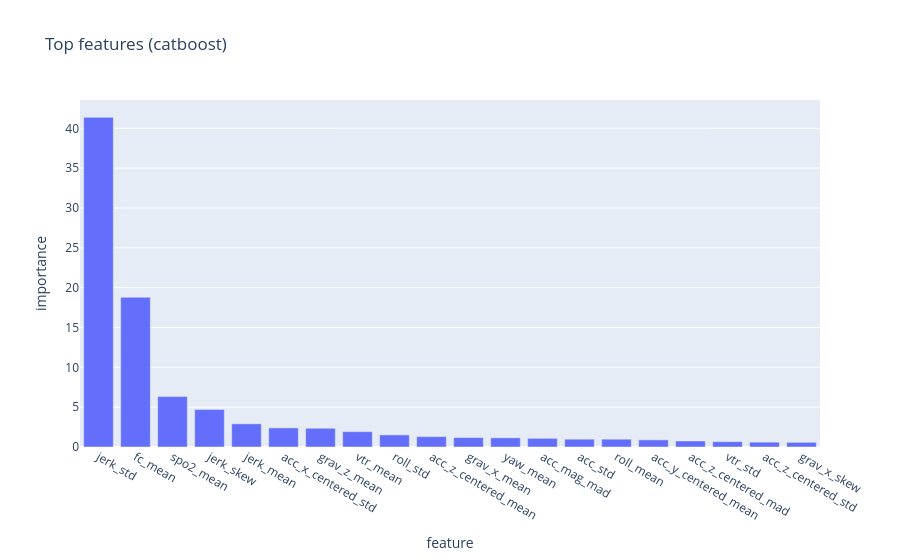
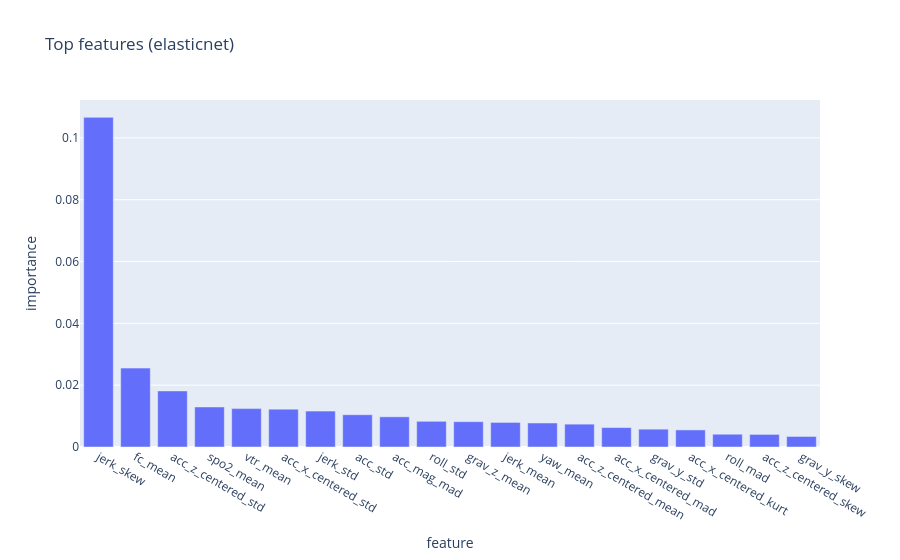
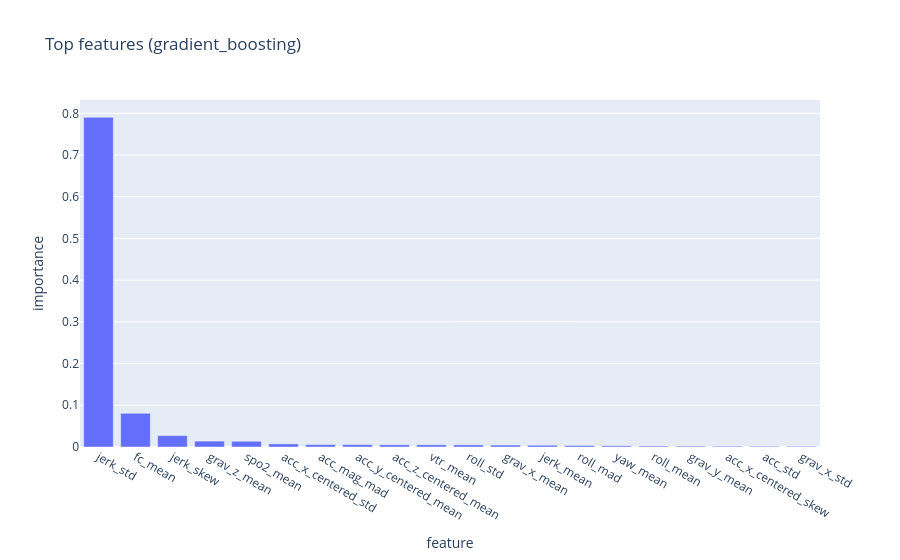

Notebook source saved alongside these figures, in order:
### Markdown cell above
### 4. Feature Importance

### Code cell
import joblib
import numpy as np

available_models = sorted(summary_df["model"].unique())
for model_name in available_models:
    model_path = models_dir / f"{model_name}_best.joblib"
    if not model_path.exists():
        print(f"Model artifact not found for {model_name}.")
        continue

    pipeline = joblib.load(model_path)
    model = pipeline.named_steps["model"]

    importances = getattr(model, "feature_importances_", None)
    if importances is None:
        coef = getattr(model, "coef_", None)
        if coef is not None:
            importances = np.abs(np.ravel(coef))
        else:
            print(f"{model_name} does not expose feature importances or coefficients.")
            continue

    feature_names = (
        feature_columns
        if feature_columns is not None and len(feature_columns) == len(importances)
        else [f"f{i}" for i in range(len(importances))]
    )

    fi = (
        pd.DataFrame({"feature": feature_names, "importance": importances})
        .sort_values("importance", ascending=False)
        .head(20)
    )

    px.bar(fi, x="feature", y="importance", title=f"Top features ({model_name})").show()

### Figure 1 — Plotly figure (JSON) as saved in the notebook; plotly's stock layout.template omitted (floating-point values rounded to 4 significant figures)
{"data": [{"hovertemplate": "feature=%{x}<br>importance=%{y}<extra></extra>", "legendgroup": "", "marker": {"color": "#636efa", "pattern": {"shape": ""}}, "name": "", "orientation": "v", "showlegend": false, "textposition": "auto", "type": "bar", "x": ["jerk_std", "fc_mean", "spo2_mean", "jerk_skew", "jerk_mean", "acc_x_centered_std", "grav_z_mean", "vtr_mean", "roll_std", "acc_z_centered_mean", "grav_x_mean", "yaw_mean", "acc_mag_mad", "acc_std", "roll_mean", "acc_y_centered_mean", "acc_z_centered_mad", "vtr_std", "acc_z_centered_std", "grav_x_skew"], "xaxis": "x", "y": [41.37, 18.8, 6.33, 4.706, 2.912, 2.394, 2.351, 1.926, 1.519, 1.302, 1.182, 1.152, 1.085, 0.9807, 0.9796, 0.8963, 0.7522, 0.6667, 0.6075, 0.5827], "yaxis": "y"}], "layout": {"barmode": "relative", "legend": {"tracegroupgap": 0}, "title": {"text": "Top features (catboost)"}, "xaxis": {"anchor": "y", "domain": [0, 1], "title": {"text": "feature"}}, "yaxis": {"anchor": "x", "domain": [0, 1], "title": {"text": "importance"}}}}

### Figure 2 — Plotly figure (JSON) as saved in the notebook; plotly's stock layout.template omitted (floating-point values rounded to 4 significant figures)
{"data": [{"hovertemplate": "feature=%{x}<br>importance=%{y}<extra></extra>", "legendgroup": "", "marker": {"color": "#636efa", "pattern": {"shape": ""}}, "name": "", "orientation": "v", "showlegend": false, "textposition": "auto", "type": "bar", "x": ["jerk_skew", "fc_mean", "acc_z_centered_std", "spo2_mean", "vtr_mean", "acc_x_centered_std", "jerk_std", "acc_std", "acc_mag_mad", "roll_std", "grav_z_mean", "jerk_mean", "yaw_mean", "acc_z_centered_mean", "acc_x_centered_mad", "grav_y_std", "acc_x_centered_kurt", "roll_mad", "acc_z_centered_skew", "grav_y_skew"], "xaxis": "x", "y": [0.1066, 0.02553, 0.01815, 0.01295, 0.01241, 0.01225, 0.01161, 0.01044, 0.009762, 0.008311, 0.008188, 0.007948, 0.007772, 0.007395, 0.006285, 0.005766, 0.00553, 0.004131, 0.00407, 0.003406], "yaxis": "y"}], "layout": {"barmode": "relative", "legend": {"tracegroupgap": 0}, "title": {"text": "Top features (elasticnet)"}, "xaxis": {"anchor": "y", "domain": [0, 1], "title": {"text": "feature"}}, "yaxis": {"anchor": "x", "domain": [0, 1], "title": {"text": "importance"}}}}

### Figure 3 — Plotly figure (JSON) as saved in the notebook; plotly's stock layout.template omitted (floating-point values rounded to 4 significant figures)
{"data": [{"hovertemplate": "feature=%{x}<br>importance=%{y}<extra></extra>", "legendgroup": "", "marker": {"color": "#636efa", "pattern": {"shape": ""}}, "name": "", "orientation": "v", "showlegend": false, "textposition": "auto", "type": "bar", "x": ["jerk_std", "fc_mean", "jerk_skew", "grav_z_mean", "spo2_mean", "acc_x_centered_std", "acc_mag_mad", "acc_y_centered_mean", "acc_z_centered_mean", "vtr_mean", "roll_std", "grav_x_mean", "jerk_mean", "roll_mad", "yaw_mean", "roll_mean", "grav_y_mean", "acc_x_centered_skew", "acc_std", "grav_x_std"], "xaxis": "x", "y": [0.7903, 0.08069, 0.02723, 0.01409, 0.01373, 0.00744, 0.005766, 0.005713, 0.005275, 0.005189, 0.005062, 0.004628, 0.004214, 0.003545, 0.002901, 0.002223, 0.002022, 0.001855, 0.00168, 0.001529], "yaxis": "y"}], "layout": {"barmode": "relative", "legend": {"tracegroupgap": 0}, "title": {"text": "Top features (gradient_boosting)"}, "xaxis": {"anchor": "y", "domain": [0, 1], "title": {"text": "feature"}}, "yaxis": {"anchor": "x", "domain": [0, 1], "title": {"text": "importance"}}}}
